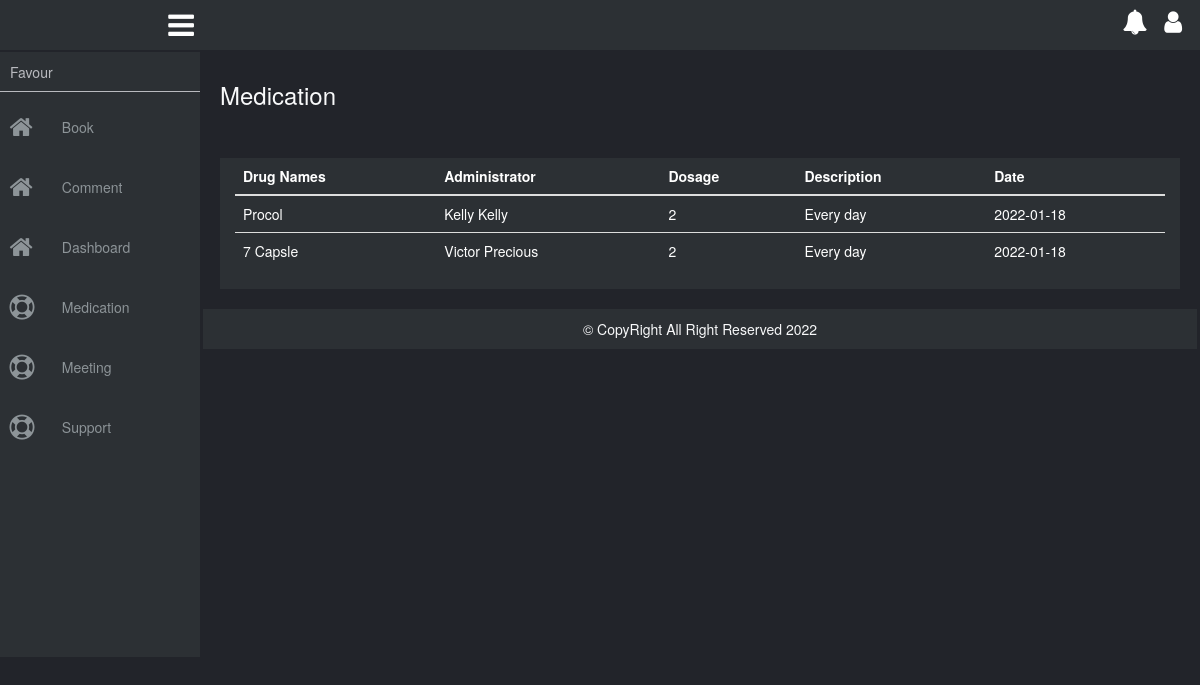
The app's page /medication (signed in) with its own data.
### tables this page shows
CREATE TABLE `med` (
  `id` int(11) NOT NULL,
  `name` varchar(30) NOT NULL,
  `administrator` varchar(30) NOT NULL,
  `drug` varchar(30) NOT NULL,
  `dosage` varchar(4) NOT NULL,
  `des` text NOT NULL,
  `date` date NOT NULL
);

### config/dblink.php (called while the page is built, shortened)
<?php
class DB{
private $connect = NULL;
public function __construct()
  {
$servername = "localhost";
$username = "root";
$password = "";
$dbname = "jobi";
  $this->connect = "";
  try{
  $this->connect = new PDO("mysql:host=$servername;dbname=$dbname", $username, $password);
  $this->connect->setAttribute(PDO::ATTR_ERRMODE, PDO::ERRMODE_EXCEPTION);
  $this->connect->exec("SET CHARACTER SET utf8");
    }
  catch(PDOException $e) {
  echo 'Error: ' . $e->getMessage();
        }
  }
 public function tbl_select($tblquery,$tblvalue = array())
 {
 try{
  $stmt = $this->connect->prepare($tblquery);
  $stmt->execute($tblvalue);
  $results = $stmt->fetchAll(PDO::FETCH_ASSOC);
  return $results;
} catch(PDOException $e) {
    echo 'Error: ' . $e->getMessage();
  }
 }
  }
?>

### page/Medication.php (the view)
<div class="main-body">
    <h3 class="title">Medication</h3>
    <div class="row no-p notification">
        <div class="col-xs-12">
            <table class="table">
                <thead>
                    <tr>
                        <th>Drug Names</th>
                        <th>Administrator</th>
                        <th>Dosage</th>
                        <th>Description</th>
                        <th>Date</th>
                    </tr>
                </thead>
                <tbody>
                    <tr>
                        <?php
                            $name = $_SESSION['ln'] . " " . $_SESSION['fn'];
                            $tblquery = "SELECT * FROM med WHERE name = '$name' ORDER BY date DESC";
                            $tblvalue = array();
                            $select = $collect->tbl_select($tblquery, $tblvalue);
                            foreach($select as $data){
                                extract($data);
                                ?>
                                <?php
                                    echo "
                                        <tr>
                                            <td>$drug</td>
                                            <td>$administrator</td>
                                            <td>$dosage</td>
                                            <td>$des</td>
                                            <td>$date</td>
                                        </tr>
                                    ";
                            }
                        ?>
                    </tr>
                </tbody>
            </table>
        </div>
    </div>
</div>

### css/style.css (style rules this page uses)
body { background: #22242a; box-sizing: border-box; margin: 0; padding: 0; }
.container, .container-fluid, .no-p, .row { margin: 0; padding: 0; }
table tr th, table tr td { color:#ffffff; }
.main-body { margin: 20px; margin-top: 30px; padding: 0px; }
.main-body .title { color:#F8F9FA; }
.notification { background: #2C3034; height: auto; margin-top: 50px; }

### records on screen
med: drug "Procol", administrator "Kelly Kelly", dosage "2", des "Every day", date "2022-01-18"
med: drug "7 Capsle", administrator "Victor Precious", dosage "2", des "Every day", date "2022-01-18"

### other values on screen
$_SESSION['fn'] "Favour"
